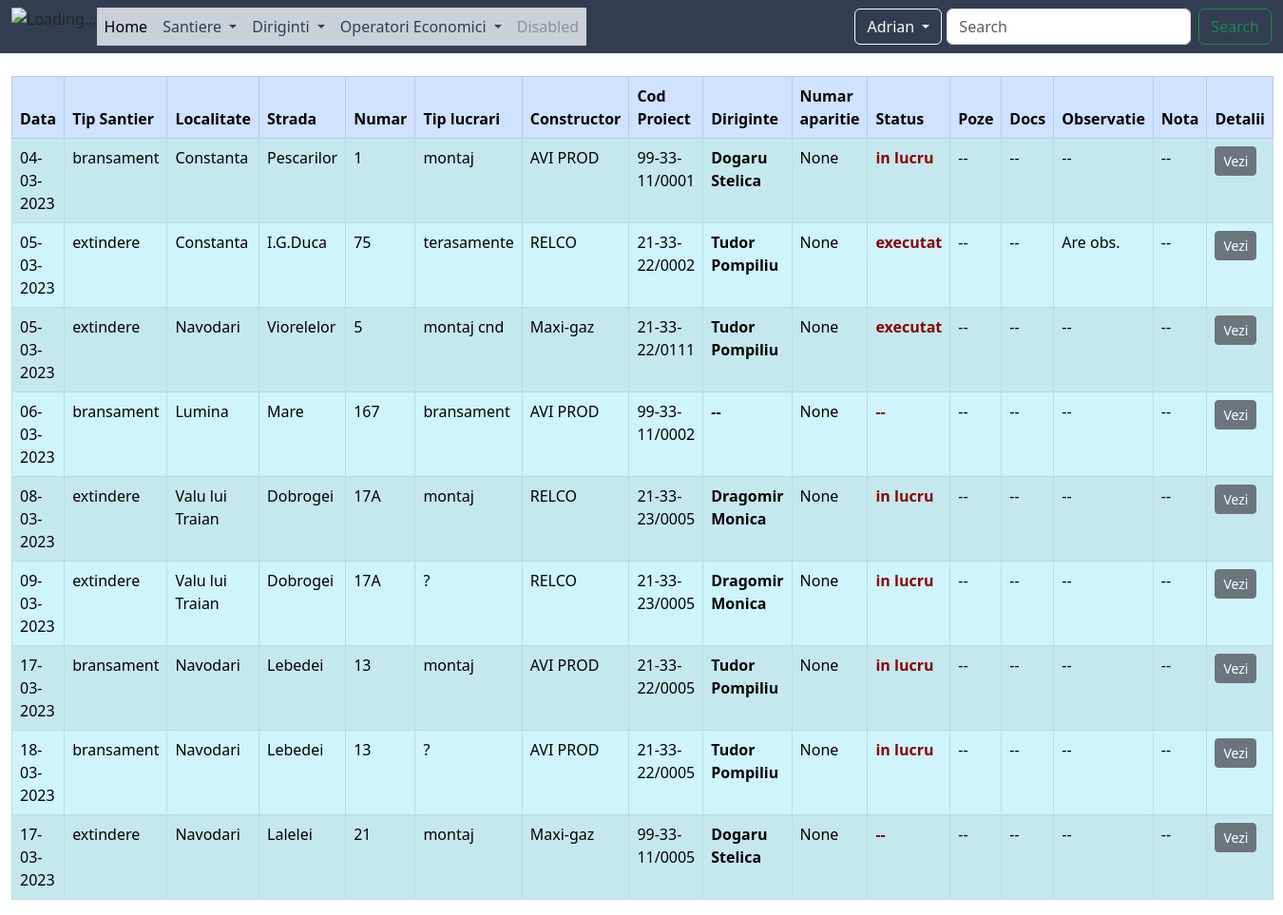
Page /lista-santiere/ (signed in) on the committed database.
### santiere/models.py (models this page shows, shortened)
class Santier(models.Model):
    tipuri_santier = (
        ('bransament', 'Bransament'), ('extindere', 'Extindere'),
        ('deviere', 'Deviere'), ('sistematizare', 'Sistematizare'),
        ('reabilitare', 'Reabilitare'), ('redimensionare', 'Redimensionare')
    )
    statusuri = (('amanat', 'amanat'), ('in lucru', 'in lucru'), ('executat', 'executat'), ('sistat', 'sistat'))
    data = models.DateField()
    tip_santier = models.CharField(max_length=15, choices=tipuri_santier)
    localitate = models.CharField(max_length=25)
    strada = models.CharField(max_length=40)
    numar = models.CharField(max_length=10, null=True)
    tip_lucrari = models.CharField(max_length=25)
    constructor = models.CharField(max_length=40)
    SDA = models.CharField(max_length=13)
    diriginte = models.ForeignKey(Diriginte, on_delete=models.CASCADE, null=True)
    numar_aparitie =models.IntegerField(null=True)
    status = models.CharField(max_length=10, choices=statusuri, null=True)
    observatie = models.CharField(max_length=150, null=True)
    nota = models.IntegerField(null=True)
    poza1 = models.ImageField(upload_to='img/', null=True)
    poza2 = models.ImageField(upload_to='img/', null=True)
    poza3 = models.ImageField(upload_to='img/', null=True)
    solicitare =models.FileField(upload_to='file', null=True)
    document = models.FileField(upload_to='file/', null=True)

### diriginti/models.py (models this page shows)
class Diriginte(models.Model):
    AOL_options = (('AOL Brasov', "AOL Brasov"), ('AOL Bucuresti', "AOL Bucuresti"),
                   ('AOL Buzau', "AOL Buzau"), ('AOL Constanta', "AOL Constanta"),
                   ('AOL Craiova', "AOL Craiova"), ('AOL Galati', "AOL Galati"),
                   ('AOL Pitesti', "AOL Pitesti"), ('AOL Ploiesti', "AOL Ploiesti"))
    nume = models.CharField(max_length=50)
    prenume = models.CharField(max_length=50)
    AOL = models.CharField(max_length=15, choices=AOL_options)
    email = models.EmailField(max_length=80)
    marca = models.IntegerField()
    activ = models.BooleanField(default=True)
    created_at = models.DateTimeField(auto_now_add=True)
    updated_at = models.DateTimeField(auto_now=True)
    def __str__(self):
        return f'{self.nume} {self.prenume}'

### santiere/views.py (the view)
# urls.py: path('lista-santiere/', views.SantiereListView.as_view(), name='lista_santiere'),
class SantiereListView(ListView):
    template_name = 'santiere/lista_santiere.html'
    model = Santier
    context_object_name = 'all_santiere'

### templates/santiere/lista_santiere.html (shortened to what this page needs)
{% extends 'base.html' %}
{% block content %}
    <div class="container-fluid">
        <div class="row">
            <div class="col-md-12">
            <br>
                <table class="table table-info table-striped table-bordered">
                    <thead class="table-primary">
                        <tr>
                            <th>Data</th>
                            <th>Tip Santier</th>
                            <th>Localitate</th>
                            <th>Strada</th>
                            <th>Numar</th>
                            <th>Tip lucrari</th>
                            <th>Constructor</th>
                            <th>Cod Proiect</th>
                            <th class="table-succes">Diriginte</th>
                            <th>Numar aparitie</th>
                            <th>Status</th>
                            <th>Poze</th>
                            <th>Docs</th>
                            <th>Observatie</th>
                            <th>Nota</th>
                            <th>Detalii</th>
                        </tr>
                    </thead>
                    <tbody>
                    {% for santier in all_santiere %}
                        <tr>
                            <td>{{ santier.data|date:'d-m-Y' }}</td>
                            <td>{{ santier.tip_santier }}</td>
                            <td>{{ santier.localitate }}</td>
                            <td>{{ santier.strada }}</td>
                            <td>{{ santier.numar }}</td>
                            <td>{{ santier.tip_lucrari }}</td>
                            <td>{{ santier.constructor }}</td>
                            <td>{{ santier.SDA }}</td>
                            <td style="font-weight: bolder">
                                {%  if santier.diriginte %}
                                    {{ santier.diriginte }}
                                {% else %}
                                    --
                                {% endif %}
                            </td>
                            <td>{{ santier.numar_aparitie }}</td>
                            <td style="font-weight: bolder; color: darkred">
                                {%  if santier.status %}
                                {{ santier.status }}
                                {% else %}
                                --
                                {% endif %}
                            </td>
                            <td>
                                {%  if santier.poza1 or santier.poza2 or santier.poza3 %}
                                    DA
                                {% else %}
                                    --
                                {% endif %}
                            </td>
                            <td>
                                {% if santier.document %}
                                    DA
                                {% else %}
                                    --
                                {% endif %}
                            </td>
                            <td>
                                {% if santier.observatie %}
                                    Are obs.
                                {% else %}
                                    --
                                {% endif %}
                            </td>
                            <td>
                                {% if santier.nota %}
                                    {{ santier.nota }}
                                {% else %}
                                    --
                                {% endif %}
                            </td>
                            <td>
                                <a class="btn btn-secondary btn-sm"
                                   href="#">
                                   Vezi
                                </a>
                            </td>
                        </tr>
                    {% endfor %}
                    </tbody>
                </table>
            </div>
        </div>
    </div>
{% endblock %}

### templates/navbar.html (shortened to what this page needs)
{% load static %}
<nav class="navbar navbar-expand-lg"  style="background-color: #333D51;" >
  <div class="container-fluid">
    <img src='https://www.distrigazsud-retele.ro/wp-content/uploads/2018/11/DistrigazLogo-e1541506548886.png' alt="Loading..." height="40">
    <div class="collapse navbar-collapse" id="navbarSupportedContent">
      <ul class="navbar-nav me-auto mb-2 mb-lg-0">
        <li class="nav-item">
          <a class="nav-link active" aria-current="page" href="{% url 'homepage' %}">Home</a>
        </li>
        <li class="nav-item dropdown" >
          <a class="nav-link dropdown-toggle" href="#" role="button" data-bs-toggle="dropdown" aria-expanded="false">
            Santiere
          </a>
        </li>
        <li class="nav-item dropdown" >
          <a class="nav-link dropdown-toggle" href="#" role="button" data-bs-toggle="dropdown" aria-expanded="false">
            Diriginti
          </a>
        </li>
        <li class="nav-item dropdown" >
          <a class="nav-link dropdown-toggle" href="#" role="button" data-bs-toggle="dropdown" aria-expanded="false">
            Operatori Economici
          </a>
        </li>
        <li class="nav-item">
          <a class="nav-link disabled">Disabled</a>
        </li>
      </ul>
      {% if user.is_authenticated %}
          <div class="dropdown">
            <button class="btn btn-outline-light dropdown-toggle"  type="button" data-bs-toggle="dropdown" aria-expanded="false"
            style="margin-right: 5px">
                {{ user.first_name }}
            </button>
          </div>
            <div>
            <form class="d-flex" role="search">
                <input class="form-control me-2" type="search" placeholder="Search" aria-label="Search">
                <button class="btn btn-outline-success" type="submit">Search</button>
            </form>
            </div>
      {% else %}
      <div>
        <a href="{% url 'login' %}" class="btn btn-outline-light" >Log in</a>
        <a href="{% url 'create_user' %}" class="btn btn-outline-light " style="margin-right: 5px" >Sign Up</a>
      </div>
      {% endif %}
    </div>
  </div>
</nav>

### static/css/mystyle.css (style rules this page uses)
.nav-link { background-color: #CBD0D8; color: #333D51; }

### templates/base.html (style rules this page uses)
.nav-link { background-color: #CBD0D8; color: #333D51; }

### rows in the picture
Santier: data "04-03-2023", tip_santier "bransament", localitate "Constanta", strada "Pescarilor", numar "1", tip_lucrari "montaj", constructor "AVI PROD", SDA "99-33-11/0001", diriginte "Dogaru Stelica", numar_aparitie "None", status "in lucru"
Santier: data "05-03-2023", tip_santier "extindere", localitate "Constanta", strada "I.G.Duca", numar "75", tip_lucrari "terasamente", constructor "RELCO", SDA "21-33-22/0002", diriginte "Tudor Pompiliu", numar_aparitie "None", status "executat", observatie "Are obs."
Santier: data "05-03-2023", tip_santier "extindere", localitate "Navodari", strada "Viorelelor", numar "5", tip_lucrari "montaj cnd", constructor "Maxi-gaz", SDA "21-33-22/0111", diriginte "Tudor Pompiliu", numar_aparitie "None", status "executat"
Santier: data "06-03-2023", tip_santier "bransament", localitate "Lumina", strada "Mare", numar "167", tip_lucrari "bransament", constructor "AVI PROD", SDA "99-33-11/0002", numar_aparitie "None"
Santier: data "08-03-2023", tip_santier "extindere", localitate "Valu lui Traian", strada "Dobrogei", numar "17A", tip_lucrari "montaj", constructor "RELCO", SDA "21-33-23/0005", diriginte "Dragomir Monica", numar_aparitie "None", status "in lucru"
Santier: data "09-03-2023", tip_santier "extindere", localitate "Valu lui Traian", strada "Dobrogei", numar "17A", tip_lucrari "?", constructor "RELCO", SDA "21-33-23/0005", diriginte "Dragomir Monica", numar_aparitie "None", status "in lucru"
Santier: data "17-03-2023", tip_santier "bransament", localitate "Navodari", strada "Lebedei", numar "13", tip_lucrari "montaj", constructor "AVI PROD", SDA "21-33-22/0005", diriginte "Tudor Pompiliu", numar_aparitie "None", status "in lucru"
Santier: data "18-03-2023", tip_santier "bransament", localitate "Navodari", strada "Lebedei", numar "13", tip_lucrari "?", constructor "AVI PROD", SDA "21-33-22/0005", diriginte "Tudor Pompiliu", numar_aparitie "None", status "in lucru"
Santier: data "17-03-2023", tip_santier "extindere", localitate "Navodari", strada "Lalelei", numar "21", tip_lucrari "montaj", constructor "Maxi-gaz", SDA "99-33-11/0005", diriginte "Dogaru Stelica", numar_aparitie "None"

### other values in the picture
{{ user.first_name }} "Adrian"
